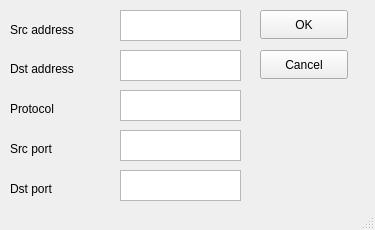
<?xml version="1.0" encoding="UTF-8"?>
<ui version="4.0">
 <class>MainWindow</class>
 <widget class="QMainWindow" name="MainWindow">
  <property name="geometry">
   <rect>
    <x>0</x>
    <y>0</y>
    <width>375</width>
    <height>230</height>
   </rect>
  </property>
  <property name="windowTitle">
   <string>Add MangleRule</string>
  </property>
  <widget class="QWidget" name="centralwidget">
   <widget class="QLabel" name="label_2">
    <property name="geometry">
     <rect>
      <x>10</x>
      <y>60</y>
      <width>101</width>
      <height>17</height>
     </rect>
    </property>
    <property name="text">
     <string>Dst address</string>
    </property>
   </widget>
   <widget class="QPushButton" name="okButton">
    <property name="geometry">
     <rect>
      <x>260</x>
      <y>10</y>
      <width>88</width>
      <height>29</height>
     </rect>
    </property>
    <property name="text">
     <string>OK</string>
    </property>
   </widget>
   <widget class="QTextEdit" name="dstField">
    <property name="geometry">
     <rect>
      <x>120</x>
      <y>50</y>
      <width>121</width>
      <height>31</height>
     </rect>
    </property>
   </widget>
   <widget class="QLabel" name="label_6">
    <property name="geometry">
     <rect>
      <x>10</x>
      <y>180</y>
      <width>91</width>
      <height>17</height>
     </rect>
    </property>
    <property name="text">
     <string>Dst port</string>
    </property>
   </widget>
   <widget class="QTextEdit" name="protField">
    <property name="geometry">
     <rect>
      <x>120</x>
      <y>90</y>
      <width>121</width>
      <height>31</height>
     </rect>
    </property>
   </widget>
   <widget class="QLabel" name="label_4">
    <property name="geometry">
     <rect>
      <x>10</x>
      <y>100</y>
      <width>91</width>
      <height>17</height>
     </rect>
    </property>
    <property name="text">
     <string>Protocol</string>
    </property>
   </widget>
   <widget class="QLabel" name="label_5">
    <property name="geometry">
     <rect>
      <x>10</x>
      <y>140</y>
      <width>91</width>
      <height>17</height>
     </rect>
    </property>
    <property name="text">
     <string>Src port</string>
    </property>
   </widget>
   <widget class="QTextEdit" name="sportField">
    <property name="geometry">
     <rect>
      <x>120</x>
      <y>130</y>
      <width>121</width>
      <height>31</height>
     </rect>
    </property>
   </widget>
   <widget class="QTextEdit" name="dportField">
    <property name="geometry">
     <rect>
      <x>120</x>
      <y>170</y>
      <width>121</width>
      <height>31</height>
     </rect>
    </property>
   </widget>
   <widget class="QLabel" name="label">
    <property name="geometry">
     <rect>
      <x>10</x>
      <y>20</y>
      <width>81</width>
      <height>20</height>
     </rect>
    </property>
    <property name="text">
     <string>Src address</string>
    </property>
   </widget>
   <widget class="QTextEdit" name="srcField">
    <property name="geometry">
     <rect>
      <x>120</x>
      <y>10</y>
      <width>121</width>
      <height>31</height>
     </rect>
    </property>
   </widget>
   <widget class="QPushButton" name="cancelButton">
    <property name="geometry">
     <rect>
      <x>260</x>
      <y>50</y>
      <width>88</width>
      <height>29</height>
     </rect>
    </property>
    <property name="text">
     <string>Cancel</string>
    </property>
   </widget>
  </widget>
  <widget class="QStatusBar" name="statusbar"/>
 </widget>
 <resources/>
 <connections/>
</ui>
